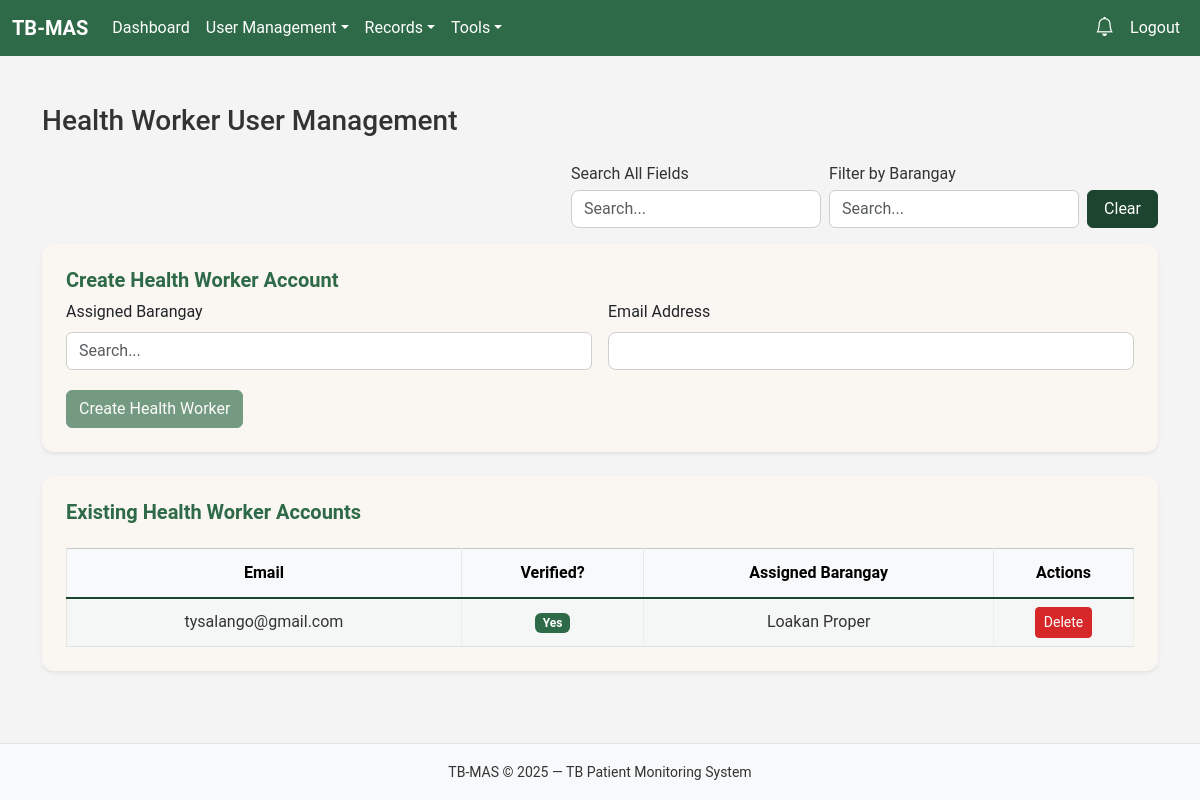
Page /public/admin/create_health_worker.php?barangay=Loakan Proper (signed in) on the committed database.
### tables this page shows
CREATE TABLE `users` (
  `user_id` int(11) NOT NULL,
  `email` varchar(150) NOT NULL,
  `password_hash` varchar(255) NOT NULL,
  `role` enum('super_admin','health_worker','patient') NOT NULL,
  `barangay_assigned` varchar(100) DEFAULT NULL,
  `is_verified` tinyint(4) DEFAULT 0,
  `verification_token` varchar(150) DEFAULT NULL,
  `password_reset_required` tinyint(4) DEFAULT 1,
  `created_at` timestamp NOT NULL DEFAULT current_timestamp()
);

### public/admin/create_health_worker.php (the view, shortened to what this page needs)
<?php
require_once __DIR__ . '/../partials/header.php';
require_once __DIR__ . '/../partials/navbar.php';
$pdo = getDB();
$q = trim($_GET['q'] ?? '');
$barangay = trim($_GET['barangay'] ?? '');
$sql = "SELECT * FROM users WHERE role = 'health_worker'";
$params = [];
if ($barangay !== '') {
    $sql .= " AND barangay_assigned = ?";
    $params[] = $barangay;
}
$sql .= " ORDER BY created_at DESC";
$stmt = $pdo->prepare($sql);
$stmt->execute($params);
$healthWorkers = $stmt->fetchAll();
?>
<div class="container py-4">
  <h3 class="mb-4">Health Worker User Management</h3>
  <form class="d-flex justify-content-end mb-3"
        method="GET"
        action="/WEBSYS_FINAL_PROJECT/public/"
        data-ajax="health_workers">
      <div class="d-flex gap-2" style="max-width: 900px;">
        <div class="d-flex flex-column" style="width: 250px;">
          <label class="form-label mb-1">Search All Fields</label>
          <input name="q" value="<?= htmlspecialchars($q) ?>" class="form-control" placeholder="Search...">
        </div>
        <div class="d-flex flex-column" style="width: 250px;">
          <label class="form-label mb-1">Filter by Barangay</label>
        </div>
        <button type="button" class="btn btn-secondary search-clear-btn"
                onclick="clearFilters(this.closest('form'))">
          Clear
        </button>
      </div>
  </form>
  <div class="card shadow-sm p-4 mb-4">
    <h5>Create Health Worker Account</h5>
    <form method="POST" class="row g-3" action="/WEBSYS_FINAL_PROJECT/public/?route=user/create_health_worker">
      <div class="col-md-6">
        <label class="form-label">Assigned Barangay</label>
      </div>
      <div class="col-md-6">
        <label class="form-label">Email Address</label>
        <input type="email" name="email" class="form-control" required>
      </div>
      <div class="col-12">
        <button type="submit" class="btn btn-primary">Create Health Worker</button>
      </div>
    </form>
  </div>
  <div class="card shadow-sm p-4">
    <h5>Existing Health Worker Accounts</h5>
    <div class="table-responsive mt-3">
      <table class="table table-bordered table-striped align-middle">
        <thead class="table-light">
          <tr style="text-align: center;">
            <th>Email</th>
            <th>Verified?</th>
            <th>Assigned Barangay</th>
            <th style="width:140px; min-width:120px;">Actions</th>
          </tr>
        </thead>
        <tbody class="hw-table-body">
        <?php if ($healthWorkers): foreach ($healthWorkers as $hw): ?>
          <tr>
            <td class="text-center"><?= htmlspecialchars($hw['email']) ?></td>
            <td class="text-center"><?= $hw['is_verified']
                  ? '<span class="badge bg-success">Yes</span>'
                  : '<span class="badge bg-warning text-dark">No</span>' ?>
            </td>
            <td class="text-center"><?= htmlspecialchars($hw['barangay_assigned']) ?></td>
            <td class="text-center">
              <a href="/WEBSYS_FINAL_PROJECT/public/?route=user/delete_user&id=<?= $hw['user_id'] ?>"
                onclick="return confirm('Delete this user?');"
                class="btn btn-danger btn-sm">Delete</a>
            </td>
          </tr>
        <?php endforeach; else: ?>
          <tr><td colspan="4" class="text-center text-muted">No health workers found.</td></tr>
        <?php endif; ?>
        </tbody>
      </table>
    </div>
  </div>
</div>
<?php include __DIR__ . '/../partials/footer.php'; ?>

### public/assets/css/app.css (style rules this page uses)
:root { --primary-green: #2E6A47; --accent-green: #81A684; --pine-green: #1C442F; --tb-red: #D62828; --bg-light: #F4F4F4; --bg-alt: #FAF7F2; --text-dark: #333333; --text-light: #FFFFFF; }
:root { --bs-primary: var(--primary-green) !important; --bs-primary-rgb: 46, 106, 71 !important; --bs-success: var(--primary-green) !important; --bs-success-rgb: 46,106,71 !important; --bs-danger: var(--tb-red) !important; --bs-danger-rgb: 214,40,40 !important; --bs-link-color: var(--primary-green) !important; --bs-link-hover-color: var(--pine-green) !important; --bs-dropdown-link-hover-bg: var(--accent-green) !important; --bs-dropdown-link-active-bg: var(--primary-green) !important; }
body { background-color: var(--bg-light); color: var(--text-dark); min-height: 100vh; display: flex; flex-direction: column; font-family: "Roboto", sans-serif; }
.card { background: var(--bg-alt); border: none !important; border-radius: 12px; box-shadow: 0 3px 8px rgba(0,0,0,0.08); }
.card h3, .card h5 { color: var(--primary-green); font-weight: 600; }
.btn-primary { background-color: var(--primary-green) !important; border-color: var(--primary-green) !important; color: var(--text-light) !important; }
.btn-secondary { background-color: var(--pine-green) !important; border-color: var(--pine-green) !important; }
.btn-danger { background-color: var(--tb-red) !important; border-color: var(--tb-red) !important; }
.form-control, .form-select { border-radius: 8px; border: 1px solid #cfcfcf; }
.table { --bs-table-striped-bg: rgba(46, 106, 71, 0.05) !important; --bs-table-striped-color: var(--text-dark) !important; margin-bottom: 0; }
.table thead { background: var(--primary-green) !important; color: var(--text-light) !important; border-bottom: 2px solid var(--pine-green) !important; }
.table thead th { border-bottom: none !important; font-weight: 600 !important; padding: 12px 8px !important; }
.table tbody tr:nth-child(odd) { background-color: rgba(244, 244, 244, 0.6) !important; }
.table td, .table th { vertical-align: middle !important; border-color: rgba(46, 106, 71, 0.1) !important; }
.table-striped > tbody > tr:nth-child(2n+1) > * { color: var(--text-dark) !important; }
.badge.bg-success { background: var(--primary-green) !important; }
.search-clear-btn { height: 38px !important; padding: 6px 16px !important; align-self: flex-end !important; display: flex; align-items: center; }

### rows in the picture
users: email "tysalango@gmail.com", is_verified "Yes", barangay_assigned "Loakan Proper"
